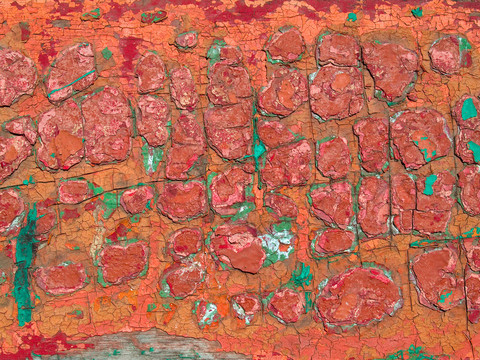
#> input picture Dataset_Generation/Ablation Dataset/replaced_texture/raw/blotchy_0003.jpg, 480 x 360 px; its folder holds only this picture in this run
$ python process_raw_style_image.py
#> lines starting #> are read from the running program, lines starting #| are printed output that depends on the picture
### Dataset_Generation/utils/crop_center.py
'''
This function is used to center-crop an image
INPUT:
- img: image to be cropped
- cropx: x-length of output image
- cropy: y-length of output image
'''
def crop_center(img,cropx,cropy):
    y = img.shape[0]
    x = img.shape[1]
    startx = x//2-(cropx//2)
    starty = y//2-(cropy//2)
    out = img[starty:starty+cropy,startx:startx+cropx, :] if len(img.shape)==3 else img[starty:starty+cropy,startx:startx+cropx]
    return out

### Dataset_Generation/Ablation Dataset/replaced_texture/process_raw_style_image.py
import cv2
import os
import sys
sys.path.insert(0,'...')
from utils.crop_center import crop_center
'''
This script is used to generate texture image selected from: https://www.robots.ox.ac.uk/~vgg/data/dtd/
INPUT: raw images are six images selected from 'blotch' class located under 'raw:
- blotchy_0003.jpg
- blotchy_0016.jpg
- blotchy_0028.jpg
- blotchy_0042.jpg
- blotchy_0068.jpg
- blotchy_0098.jpg
OUTPUT:
process image under 'processed'
'''
fname_list = os.listdir('raw')
if not os.path.exists('processed'):
    os.makedirs('processed')
for fname in fname_list:
    source_image = cv2.imread(os.path.join('raw', fname))
#> source_image is the input picture: shape (360, 480, 3); mean B, G, R 83.1, 105.4, 185.6
    crop_dim = min(source_image.shape[0], source_image.shape[1])
#> crop_dim = 360
    out_image = crop_center(source_image, crop_dim, crop_dim)
#> in crop_center, `out = img[starty:starty+cropy,startx:startx+cropx, :] if len(img.shape..`:
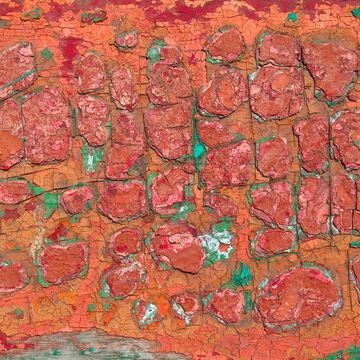
#> out: shape (360, 360, 3); mean B, G, R 83.7, 105.7, 188
    out_image = cv2.resize(out_image, (128, 128), interpolation = cv2.INTER_NEAREST)
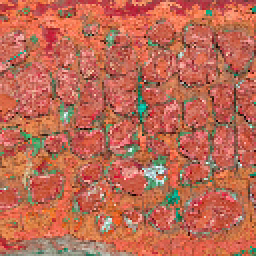
#> out_image: shape (128, 128, 3) (shown 2 times larger); mean B, G, R 83.6, 105.5, 188.1
    cv2.imwrite(os.path.join('processed', fname), out_image)

$ run again, on Dataset_Generation/Ablation Dataset/replaced_texture/raw/blotchy_0068.jpg
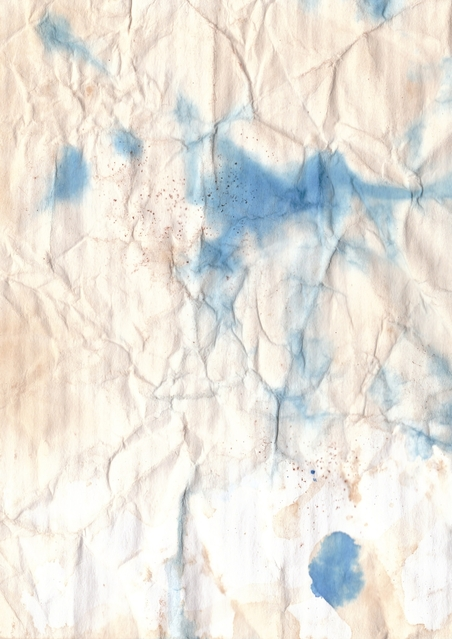
#> input picture Dataset_Generation/Ablation Dataset/replaced_texture/raw/blotchy_0068.jpg, 452 x 639 px
#> source_image is the input picture: shape (639, 452, 3); mean B, G, R 221, 228.5, 231.8
#> in crop_center, `out = img[starty:starty+cropy,startx:startx+cropx, :] if len(img.shape..`:
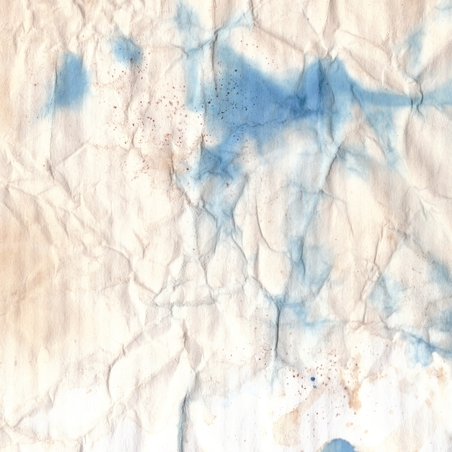
#> out: shape (452, 452, 3); mean B, G, R 220.3, 226.9, 229
#> `out_image = cv2.resize(out_image, (128, 128), interpolation = cv2.INTE..`:
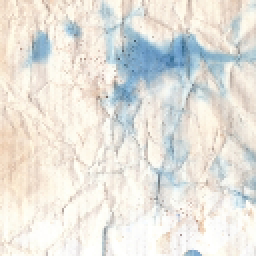
#> out_image: shape (128, 128, 3) (shown 2 times larger); mean B, G, R 220.3, 226.9, 229.1

$ run again, on Dataset_Generation/Ablation Dataset/replaced_texture/raw/blotchy_0016.jpg
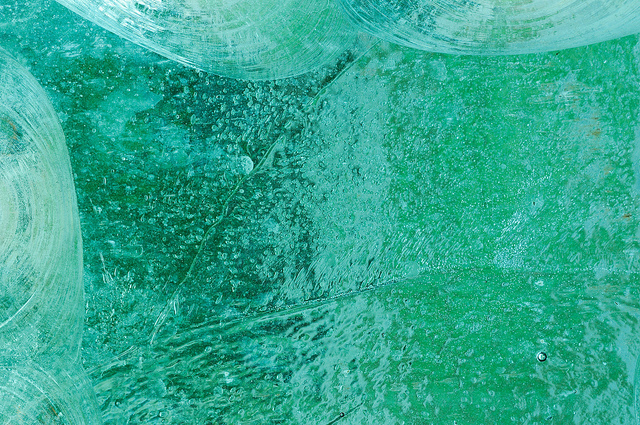
#> input picture Dataset_Generation/Ablation Dataset/replaced_texture/raw/blotchy_0016.jpg, 640 x 425 px
#> source_image is the input picture: shape (425, 640, 3); mean B, G, R 144.5, 167.3, 48.1
#> in crop_center, `out = img[starty:starty+cropy,startx:startx+cropx, :] if len(img.shape..`:
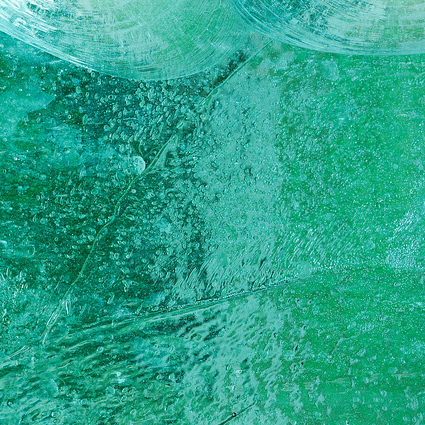
#> out: shape (425, 425, 3); mean B, G, R 139, 162.6, 41.9
#> `out_image = cv2.resize(out_image, (128, 128), interpolation = cv2.INTE..`:
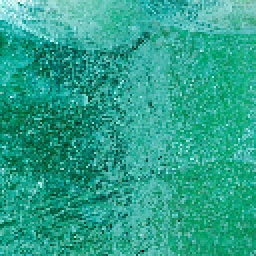
#> out_image: shape (128, 128, 3) (shown 2 times larger); mean B, G, R 139.4, 162.8, 42.3

$ run again, on Dataset_Generation/Ablation Dataset/replaced_texture/raw/blotchy_0028.jpg
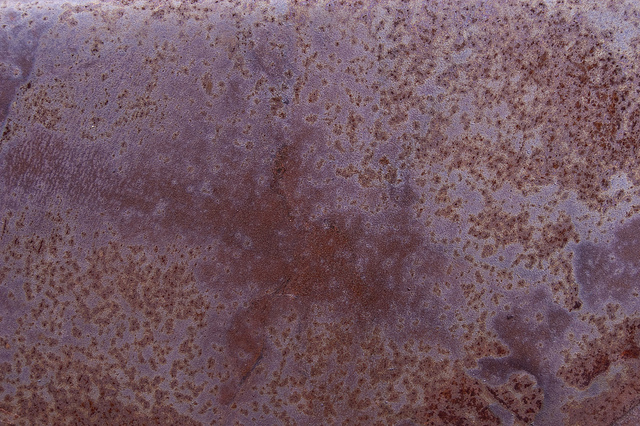
#> input picture Dataset_Generation/Ablation Dataset/replaced_texture/raw/blotchy_0028.jpg, 640 x 426 px
#> source_image is the input picture: shape (426, 640, 3); mean B, G, R 97.2, 87, 113.9
#> in crop_center, `out = img[starty:starty+cropy,startx:startx+cropx, :] if len(img.shape..`:
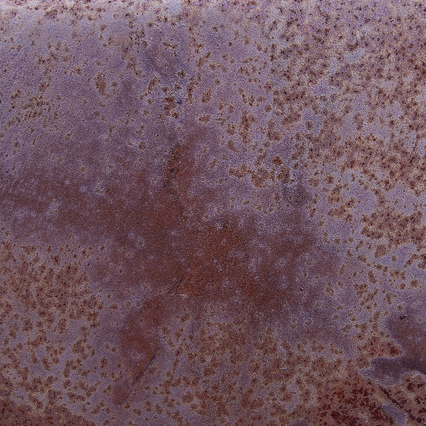
#> out: shape (426, 426, 3); mean B, G, R 95.3, 85.5, 113
#> `out_image = cv2.resize(out_image, (128, 128), interpolation = cv2.INTE..`:
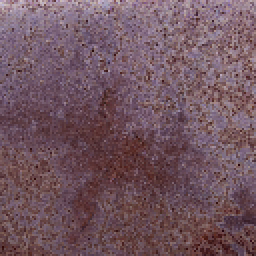
#> out_image: shape (128, 128, 3) (shown 2 times larger); mean B, G, R 95.6, 85.8, 113.3
